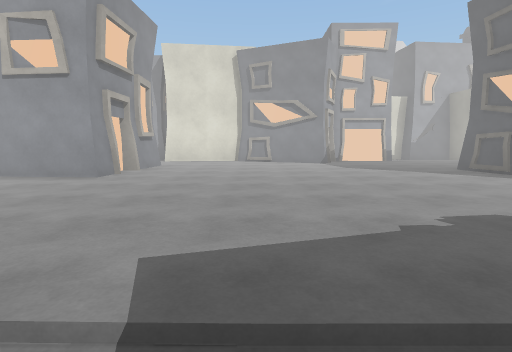
[1] (above)

19 first-person views from a walk through a 3-D level made in the Unity game engine. The camera is 1.3 m above the floor, tilts 6° down and sees 80° across. The floor is counted in squares, 2 m on a side. Each view is taken from the middle of a square. On the plan, view 1 faces up. The plan holds only what a view shows up to about 10 squares ahead; the rest is blank. The place goes on beyond the plan. Some animated figures are not drawn. Surface patterns are stand-ins for the level's own textures.

[2]
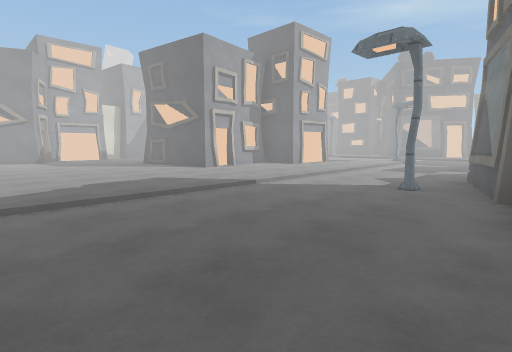

[3]
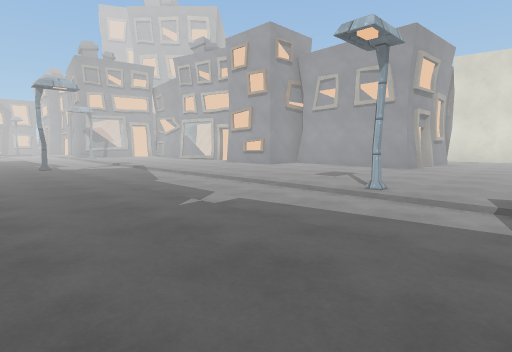

[4]
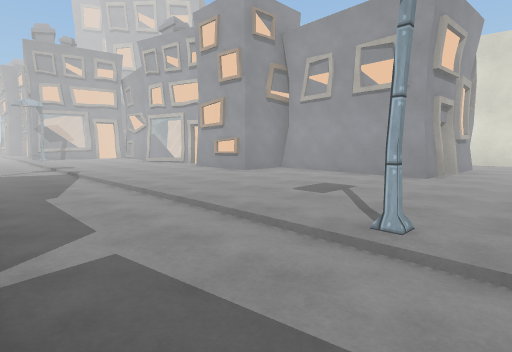

[5]
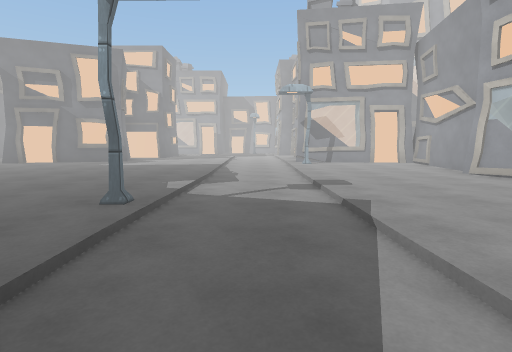

[6]
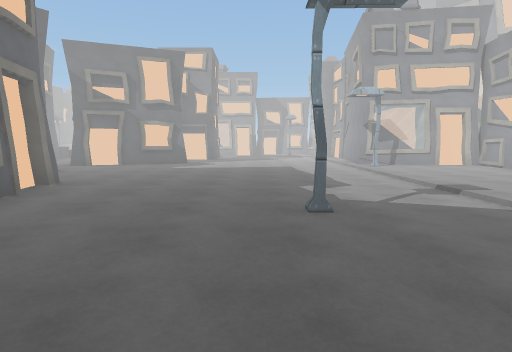

[7]
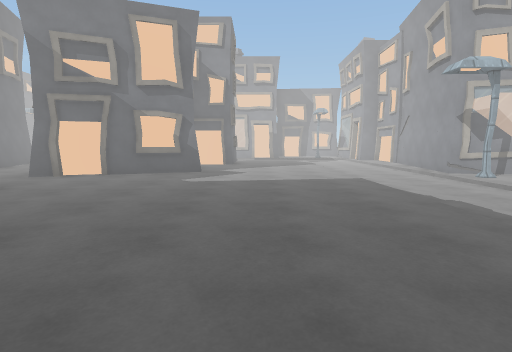

[8]
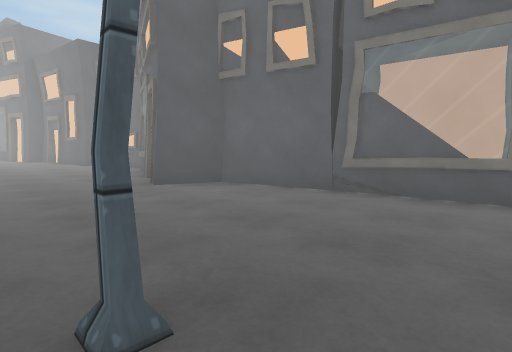

[9]
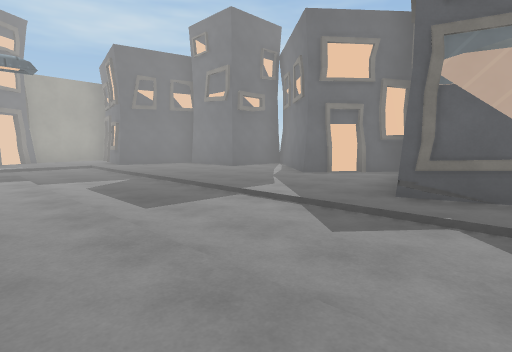

[10]
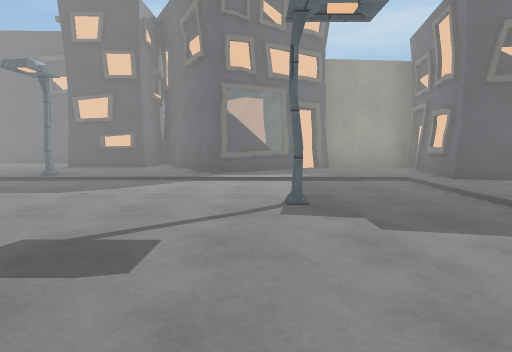

[11]
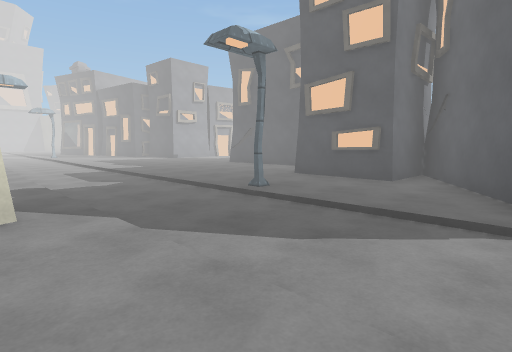

[12]
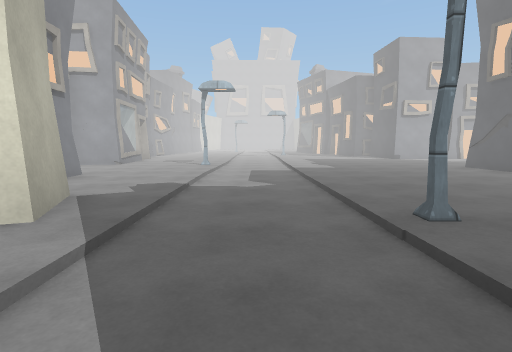

[13]
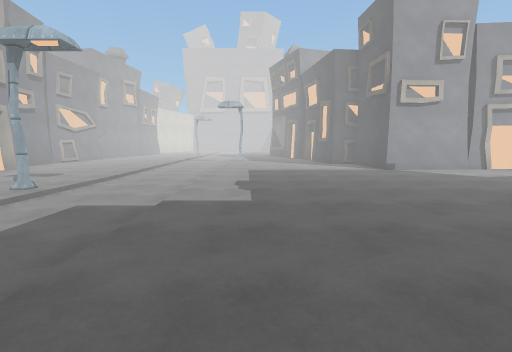

[14]
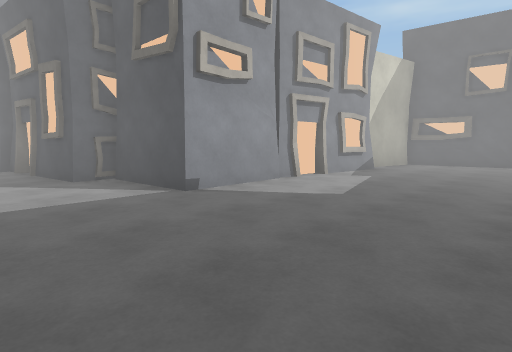

[15]
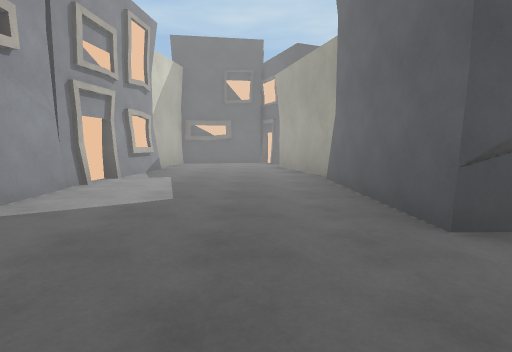

[16]
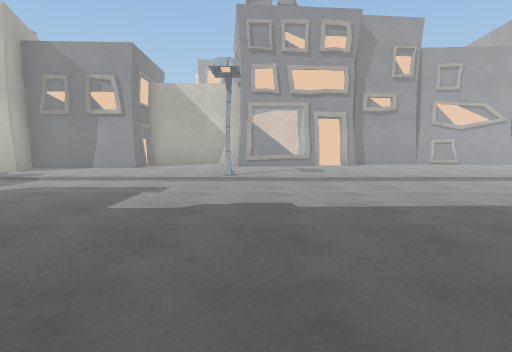

[17]
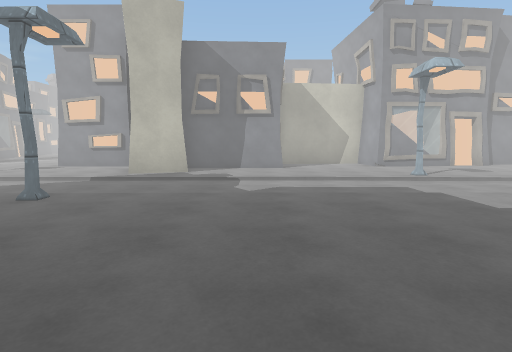

[18]
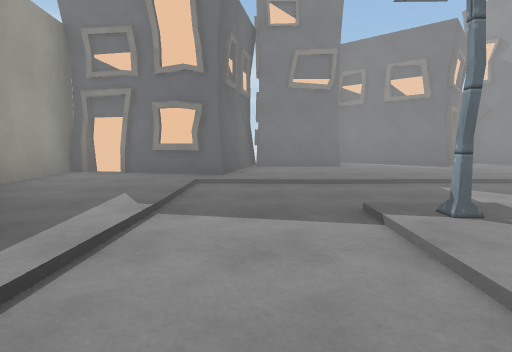

[19]
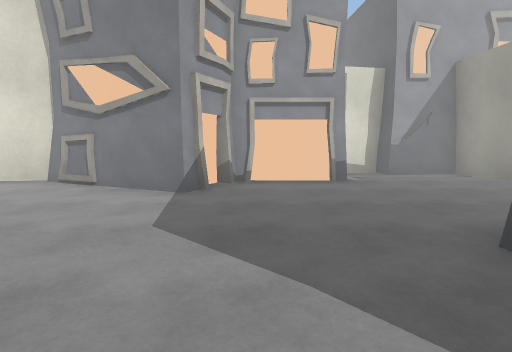

### Floor plan
Key: @ floor where view 1 was taken; # wall or solid block; . main floor; - floor 0.25 m lower than the main floor; / step, stairs or slope; H house; S streetlight.
Columns run from 19 left of view 1 to 28 right of it. Each row starts with its distance up from view 1.
 18                          HHHH.../-/...#HH
 17                             #.../-/....HH
 16                             #H../-/....########
 15                             #.../-/............
 14                             #H../-/............#
 13                         ##  #H../-/............#
 12                         ---##...S-/.........#H##
 11                 ####  H#///##.../-/....######
 10                 ...###H.... #.../-/....
  9                 .....H..... # ../-/....
  8     HHH         #.........    ../-/....
  7                 #.......# HH  ##/-/..H
  6             HH###.......#  H   #/-S..#
  5    #### HH  #...........##   #../-/..##
  4    #...H................H#.  H../-/..#
  3    H........................ .../-/###
  2 ###H...........................S/-/.H#
  1 ////S////////////S///////////////-/.##
  0 -------------------@--------------/..#
 -1 //////////S/////////////S//////////..#
 -2 .........................H........H#.#
 -3 ......................H#H ........####
 -4 H.............#H...###    #.#..####
 -5 #  H......H#### H###      ####.#
 -6    #....####               #  H
 -7    #H.H

Positions as (right, up) in squares from view 1, and headings:
1: (0, 0), facing up
2: (0, -3), facing up-right
3: (0, -3), facing up-left
4: (-1, -1), facing up-left
5: (-6, 0), facing left
6: (-6, -2), facing left
7: (-9, -3), facing left
8: (-10, -1), facing down-right
9: (5, 2), facing down-right
10: (9, 2), facing right
11: (12, 3), facing up-right
12: (14, 4), facing up
13: (16, 8), facing up
14: (17, 12), facing up-right
15: (17, 13), facing right
16: (19, 13), facing left
17: (19, 9), facing left
18: (14, 4), facing down
19: (3, 5), facing up
